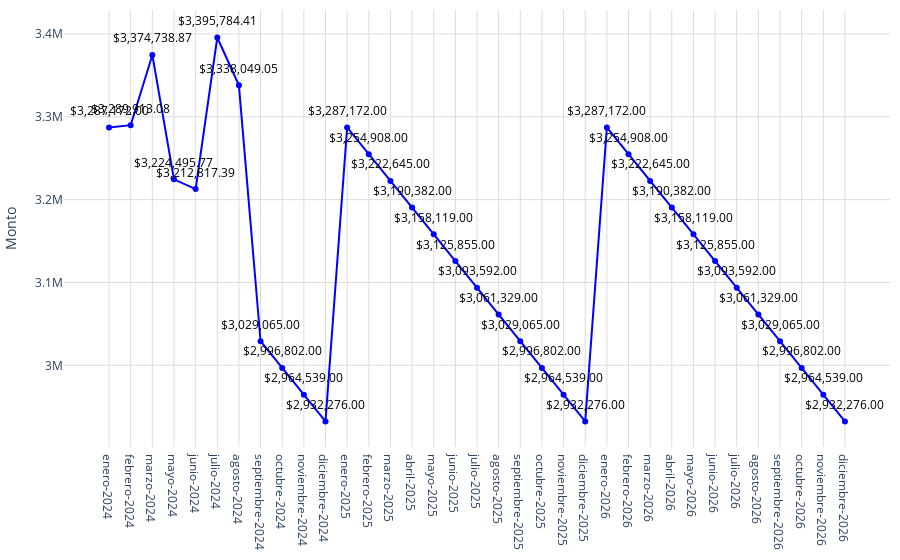

Notebook code for this chart:
### Code cell
# Datos
año = nueva_conteo_pachuca['label']
promedio = nueva_conteo_pachuca['precio_promedio']

# Crear una función para formatear los valores grandes en palabras en español
def formatear_numero(valor):
    if valor >= 1_000_000_000_000:
        return f'{valor / 1_000_000_000:.2f} billones'
    elif valor >= 1_000_000_000:
        return f'{valor / 1_000_000_000:.0f} mil millones'  # Mil millones
    elif valor >= 1_000_000:
        return f'{valor / 1_000_000:.0f} millones'  # Millones
    elif valor >= 1_000:
        return f'{valor / 1_000:.0f} mil'  # Mil
    else:
        return str(valor)
# Configurar los valores y el texto del eje Y
tickvals = [4150000000000, 4160000000000, 4170000000000]
ticktext = [formatear_numero(val) for val in tickvals]

fig = go.Figure()
fig.add_trace(go.Scatter(
    x=año,
    y=promedio,
    mode='markers+lines',
    marker=dict(color='blue'),
))
# Agregar anotaciones para mostrar los valores encima de los puntos
for a, p in zip(año, promedio):
    fig.add_annotation(
        x=a,
        y=p,
        text=f"${p:,.2f}",  # Formatear el valor del promedio como moneda
        showarrow=False,
        font=dict(color='black', size=12),
        xshift=0,
        yshift=17,
        textangle=0
    )
# Actualizar diseño
fig.update_layout(
    #title='Plusvalía estimada',   
    yaxis=dict(
        title="Monto",
        gridwidth=1,  # Ancho de las líneas de la cuadrícula
        gridcolor='#dddcda', 

    ),
    xaxis=dict(
        gridcolor='#dddcda', 
        tickmode='array',
        tickvals=año,
        ticktext=año
    ),
    plot_bgcolor='rgba(0,0,0,0)',
        margin=dict(l=10, r=10, t=10, b=10)

)
# Exportar gráfica como archivo HTML
def guardar_grafico_como_html(fig, nombre_archivo, carpeta='graficas'):
    # Crear la carpeta si no existe
    if not os.path.exists(carpeta):
        os.makedirs(carpeta)
    
    # Gráfica como archivo HTML en la carpeta especificada
    pio.write_html(fig, f'{carpeta}/{nombre_archivo}.html')

guardar_grafico_como_html(fig, 'g_scatt_plusvaliaestimada', carpeta='graficas')
fig.show()

### Figure 1 — Plotly figure (JSON) as saved in the notebook; plotly's stock layout.template omitted (floating-point values rounded to 4 significant figures)
{"data": [{"marker": {"color": "blue"}, "mode": "markers+lines", "type": "scatter", "x": ["enero-2024", "febrero-2024", "marzo-2024", "mayo-2024", "junio-2024", "julio-2024", "agosto-2024", "septiembre-2024", "octubre-2024", "noviembre-2024", "diciembre-2024", "enero-2025", "febrero-2025", "marzo-2025", "abril-2025", "mayo-2025", "junio-2025", "julio-2025", "agosto-2025", "septiembre-2025", "octubre-2025", "noviembre-2025", "diciembre-2025", "enero-2026", "febrero-2026", "marzo-2026", "abril-2026", "mayo-2026", "junio-2026", "julio-2026", "agosto-2026", "septiembre-2026", "octubre-2026", "noviembre-2026", "diciembre-2026"], "y": [3287172, 3290000.0, 3375000.0, 3224000.0, 3213000.0, 3396000.0, 3338000.0, 3029065, 2996802, 2964539, 2932276, 3287172, 3254908, 3222645, 3190382, 3158119, 3125855, 3093592, 3061329, 3029065, 2996802, 2964539, 2932276, 3287172, 3254908, 3222645, 3190382, 3158119, 3125855, 3093592, 3061329, 3029065, 2996802, 2964539, 2932276]}], "layout": {"annotations": [{"font": {"color": "black", "size": 12}, "showarrow": false, "text": "$3,287,172.00", "textangle": 0, "x": "enero-2024", "xshift": 0, "y": 3287172, "yshift": 17}, {"font": {"color": "black", "size": 12}, "showarrow": false, "text": "$3,289,913.08", "textangle": 0, "x": "febrero-2024", "xshift": 0, "y": 3290000.0, "yshift": 17}, {"font": {"color": "black", "size": 12}, "showarrow": false, "text": "$3,374,738.87", "textangle": 0, "x": "marzo-2024", "xshift": 0, "y": 3375000.0, "yshift": 17}, {"font": {"color": "black", "size": 12}, "showarrow": false, "text": "$3,224,495.77", "textangle": 0, "x": "mayo-2024", "xshift": 0, "y": 3224000.0, "yshift": 17}, {"font": {"color": "black", "size": 12}, "showarrow": false, "text": "$3,212,817.39", "textangle": 0, "x": "junio-2024", "xshift": 0, "y": 3213000.0, "yshift": 17}, {"font": {"color": "black", "size": 12}, "showarrow": false, "text": "$3,395,784.41", "textangle": 0, "x": "julio-2024", "xshift": 0, "y": 3396000.0, "yshift": 17}, {"font": {"color": "black", "size": 12}, "showarrow": false, "text": "$3,338,049.05", "textangle": 0, "x": "agosto-2024", "xshift": 0, "y": 3338000.0, "yshift": 17}, {"font": {"color": "black", "size": 12}, "showarrow": false, "text": "$3,029,065.00", "textangle": 0, "x": "septiembre-2024", "xshift": 0, "y": 3029065, "yshift": 17}, {"font": {"color": "black", "size": 12}, "showarrow": false, "text": "$2,996,802.00", "textangle": 0, "x": "octubre-2024", "xshift": 0, "y": 2996802, "yshift": 17}, {"font": {"color": "black", "size": 12}, "showarrow": false, "text": "$2,964,539.00", "textangle": 0, "x": "noviembre-2024", "xshift": 0, "y": 2964539, "yshift": 17}, {"font": {"color": "black", "size": 12}, "showarrow": false, "text": "$2,932,276.00", "textangle": 0, "x": "diciembre-2024", "xshift": 0, "y": 2932276, "yshift": 17}, {"font": {"color": "black", "size": 12}, "showarrow": false, "text": "$3,287,172.00", "textangle": 0, "x": "enero-2025", "xshift": 0, "y": 3287172, "yshift": 17}, {"font": {"color": "black", "size": 12}, "showarrow": false, "text": "$3,254,908.00", "textangle": 0, "x": "febrero-2025", "xshift": 0, "y": 3254908, "yshift": 17}, {"font": {"color": "black", "size": 12}, "showarrow": false, "text": "$3,222,645.00", "textangle": 0, "x": "marzo-2025", "xshift": 0, "y": 3222645, "yshift": 17}, {"font": {"color": "black", "size": 12}, "showarrow": false, "text": "$3,190,382.00", "textangle": 0, "x": "abril-2025", "xshift": 0, "y": 3190382, "yshift": 17}, {"font": {"color": "black", "size": 12}, "showarrow": false, "text": "$3,158,119.00", "textangle": 0, "x": "mayo-2025", "xshift": 0, "y": 3158119, "yshift": 17}, {"font": {"color": "black", "size": 12}, "showarrow": false, "text": "$3,125,855.00", "textangle": 0, "x": "junio-2025", "xshift": 0, "y": 3125855, "yshift": 17}, {"font": {"color": "black", "size": 12}, "showarrow": false, "text": "$3,093,592.00", "textangle": 0, "x": "julio-2025", "xshift": 0, "y": 3093592, "yshift": 17}, {"font": {"color": "black", "size": 12}, "showarrow": false, "text": "$3,061,329.00", "textangle": 0, "x": "agosto-2025", "xshift": 0, "y": 3061329, "yshift": 17}, {"font": {"color": "black", "size": 12}, "showarrow": false, "text": "$3,029,065.00", "textangle": 0, "x": "septiembre-2025", "xshift": 0, "y": 3029065, "yshift": 17}, {"font": {"color": "black", "size": 12}, "showarrow": false, "text": "$2,996,802.00", "textangle": 0, "x": "octubre-2025", "xshift": 0, "y": 2996802, "yshift": 17}, {"font": {"color": "black", "size": 12}, "showarrow": false, "text": "$2,964,539.00", "textangle": 0, "x": "noviembre-2025", "xshift": 0, "y": 2964539, "yshift": 17}, {"font": {"color": "black", "size": 12}, "showarrow": false, "text": "$2,932,276.00", "textangle": 0, "x": "diciembre-2025", "xshift": 0, "y": 2932276, "yshift": 17}, {"font": {"color": "black", "size": 12}, "showarrow": false, "text": "$3,287,172.00", "textangle": 0, "x": "enero-2026", "xshift": 0, "y": 3287172, "yshift": 17}, {"font": {"color": "black", "size": 12}, "showarrow": false, "text": "$3,254,908.00", "textangle": 0, "x": "febrero-2026", "xshift": 0, "y": 3254908, "yshift": 17}, {"font": {"color": "black", "size": 12}, "showarrow": false, "text": "$3,222,645.00", "textangle": 0, "x": "marzo-2026", "xshift": 0, "y": 3222645, "yshift": 17}, {"font": {"color": "black", "size": 12}, "showarrow": false, "text": "$3,190,382.00", "textangle": 0, "x": "abril-2026", "xshift": 0, "y": 3190382, "yshift": 17}, {"font": {"color": "black", "size": 12}, "showarrow": false, "text": "$3,158,119.00", "textangle": 0, "x": "mayo-2026", "xshift": 0, "y": 3158119, "yshift": 17}, {"font": {"color": "black", "size": 12}, "showarrow": false, "text": "$3,125,855.00", "textangle": 0, "x": "junio-2026", "xshift": 0, "y": 3125855, "yshift": 17}, {"font": {"color": "black", "size": 12}, "showarrow": false, "text": "$3,093,592.00", "textangle": 0, "x": "julio-2026", "xshift": 0, "y": 3093592, "yshift": 17}, {"font": {"color": "black", "size": 12}, "showarrow": false, "text": "$3,061,329.00", "textangle": 0, "x": "agosto-2026", "xshift": 0, "y": 3061329, "yshift": 17}, {"font": {"color": "black", "size": 12}, "showarrow": false, "text": "$3,029,065.00", "textangle": 0, "x": "septiembre-2026", "xshift": 0, "y": 3029065, "yshift": 17}, {"font": {"color": "black", "size": 12}, "showarrow": false, "text": "$2,996,802.00", "textangle": 0, "x": "octubre-2026", "xshift": 0, "y": 2996802, "yshift": 17}, {"font": {"color": "black", "size": 12}, "showarrow": false, "text": "$2,964,539.00", "textangle": 0, "x": "noviembre-2026", "xshift": 0, "y": 2964539, "yshift": 17}, {"font": {"color": "black", "size": 12}, "showarrow": false, "text": "$2,932,276.00", "textangle": 0, "x": "diciembre-2026", "xshift": 0, "y": 2932276, "yshift": 17}], "margin": {"b": 10, "l": 10, "r": 10, "t": 10}, "plot_bgcolor": "rgba(0,0,0,0)", "xaxis": {"gridcolor": "#dddcda", "tickmode": "array", "ticktext": ["enero-2024", "febrero-2024", "marzo-2024", "mayo-2024", "junio-2024", "julio-2024", "agosto-2024", "septiembre-2024", "octubre-2024", "noviembre-2024", "diciembre-2024", "enero-2025", "febrero-2025", "marzo-2025", "abril-2025", "mayo-2025", "junio-2025", "julio-2025", "agosto-2025", "septiembre-2025", "octubre-2025", "noviembre-2025", "diciembre-2025", "enero-2026", "febrero-2026", "marzo-2026", "abril-2026", "mayo-2026", "junio-2026", "julio-2026", "agosto-2026", "septiembre-2026", "octubre-2026", "noviembre-2026", "diciembre-2026"], "tickvals": ["enero-2024", "febrero-2024", "marzo-2024", "mayo-2024", "junio-2024", "julio-2024", "agosto-2024", "septiembre-2024", "octubre-2024", "noviembre-2024", "diciembre-2024", "enero-2025", "febrero-2025", "marzo-2025", "abril-2025", "mayo-2025", "junio-2025", "julio-2025", "agosto-2025", "septiembre-2025", "octubre-2025", "noviembre-2025", "diciembre-2025", "enero-2026", "febrero-2026", "marzo-2026", "abril-2026", "mayo-2026", "junio-2026", "julio-2026", "agosto-2026", "septiembre-2026", "octubre-2026", "noviembre-2026", "diciembre-2026"]}, "yaxis": {"gridcolor": "#dddcda", "gridwidth": 1, "title": {"text": "Monto"}}}}
